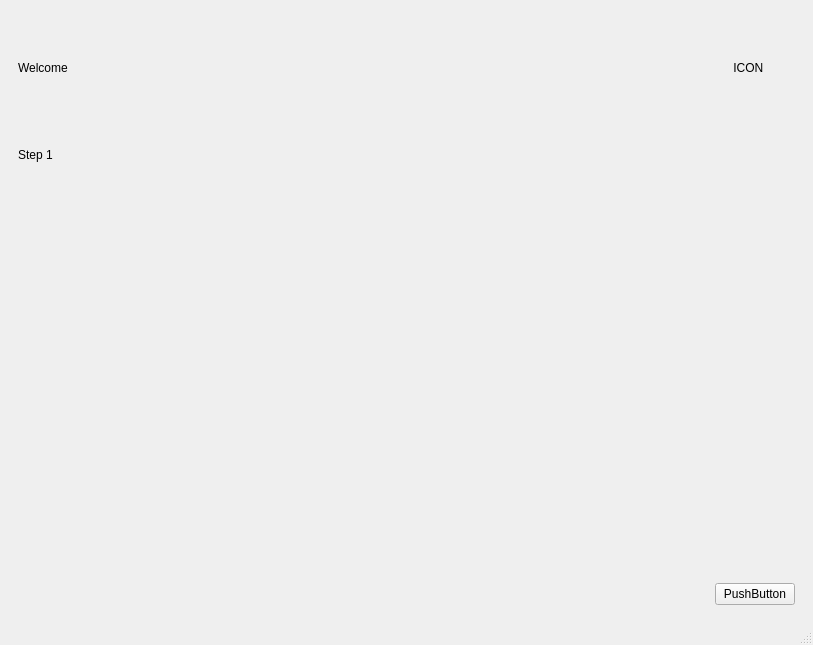
<?xml version="1.0" encoding="UTF-8"?>
<ui version="4.0">
 <class>MainWindow</class>
 <widget class="QMainWindow" name="MainWindow">
  <property name="geometry">
   <rect>
    <x>0</x>
    <y>0</y>
    <width>813</width>
    <height>645</height>
   </rect>
  </property>
  <property name="windowTitle">
   <string>MainWindow</string>
  </property>
  <widget class="QWidget" name="centralwidget">
   <layout class="QVBoxLayout" name="verticalLayout">
    <item>
     <widget class="QWidget" name="top_widdjet" native="true">
      <property name="minimumSize">
       <size>
        <width>0</width>
        <height>100</height>
       </size>
      </property>
      <layout class="QHBoxLayout" name="horizontalLayout" stretch="1,0">
       <item>
        <widget class="QLabel" name="label_welcome">
         <property name="text">
          <string>Welcome</string>
         </property>
        </widget>
       </item>
       <item>
        <widget class="QLabel" name="label_icon">
         <property name="minimumSize">
          <size>
           <width>100</width>
           <height>100</height>
          </size>
         </property>
         <property name="maximumSize">
          <size>
           <width>100</width>
           <height>100</height>
          </size>
         </property>
         <property name="text">
          <string>  ICON</string>
         </property>
         <property name="alignment">
          <set>Qt::AlignCenter</set>
         </property>
        </widget>
       </item>
      </layout>
     </widget>
    </item>
    <item>
     <widget class="Line" name="line">
      <property name="orientation">
       <enum>Qt::Vertical</enum>
      </property>
     </widget>
    </item>
    <item>
     <widget class="QStackedWidget" name="book_wodjet">
      <property name="currentIndex">
       <number>0</number>
      </property>
      <widget class="QWidget" name="page_1">
       <layout class="QVBoxLayout" name="verticalLayout_2" stretch="1,0">
        <item>
         <widget class="QLabel" name="label_step1">
          <property name="text">
           <string>Step 1</string>
          </property>
          <property name="alignment">
           <set>Qt::AlignLeading|Qt::AlignLeft|Qt::AlignTop</set>
          </property>
         </widget>
        </item>
        <item>
         <layout class="QHBoxLayout" name="button_layout" stretch="0,0">
          <item>
           <spacer name="horizontalSpacer">
            <property name="orientation">
             <enum>Qt::Horizontal</enum>
            </property>
            <property name="sizeHint" stdset="0">
             <size>
              <width>40</width>
              <height>20</height>
             </size>
            </property>
           </spacer>
          </item>
          <item>
           <widget class="QPushButton" name="next">
            <property name="text">
             <string>PushButton</string>
            </property>
           </widget>
          </item>
         </layout>
        </item>
       </layout>
      </widget>
      <widget class="QWidget" name="page_2">
       <layout class="QVBoxLayout" name="verticalLayout_6" stretch="0,0">
        <item>
         <widget class="QGroupBox" name="instal_settings">
          <property name="title">
           <string>Settings</string>
          </property>
          <layout class="QGridLayout" name="gridLayout">
           <item row="1" column="0">
            <widget class="QLabel" name="label_2">
             <property name="text">
              <string>Desktop Shortcut</string>
             </property>
             <property name="alignment">
              <set>Qt::AlignRight|Qt::AlignTrailing|Qt::AlignVCenter</set>
             </property>
            </widget>
           </item>
           <item row="0" column="1">
            <layout class="QHBoxLayout" name="horizontalLayout_2">
             <item>
              <widget class="QLineEdit" name="lineEdit"/>
             </item>
             <item>
              <widget class="QToolButton" name="toolButton">
               <property name="text">
                <string>...</string>
               </property>
              </widget>
             </item>
            </layout>
           </item>
           <item row="2" column="1">
            <widget class="QCheckBox" name="checkBox_1">
             <property name="text">
              <string/>
             </property>
            </widget>
           </item>
           <item row="0" column="0">
            <widget class="QLabel" name="label_browse">
             <property name="text">
              <string>Destanation</string>
             </property>
             <property name="alignment">
              <set>Qt::AlignRight|Qt::AlignTrailing|Qt::AlignVCenter</set>
             </property>
            </widget>
           </item>
           <item row="2" column="0">
            <widget class="QLabel" name="label_3">
             <property name="text">
              <string>Main Menu Shortcut</string>
             </property>
             <property name="alignment">
              <set>Qt::AlignRight|Qt::AlignTrailing|Qt::AlignVCenter</set>
             </property>
            </widget>
           </item>
           <item row="1" column="1">
            <widget class="QCheckBox" name="checkBox_2">
             <property name="text">
              <string/>
             </property>
            </widget>
           </item>
           <item row="3" column="1">
            <spacer name="verticalSpacer">
             <property name="orientation">
              <enum>Qt::Vertical</enum>
             </property>
             <property name="sizeHint" stdset="0">
              <size>
               <width>20</width>
               <height>40</height>
              </size>
             </property>
            </spacer>
           </item>
          </layout>
         </widget>
        </item>
        <item>
         <layout class="QHBoxLayout" name="buutton_layout">
          <item>
           <widget class="QPushButton" name="cancel">
            <property name="text">
             <string>PushButton</string>
            </property>
           </widget>
          </item>
          <item>
           <widget class="QPushButton" name="install">
            <property name="text">
             <string>PushButton</string>
            </property>
           </widget>
          </item>
         </layout>
        </item>
       </layout>
      </widget>
      <widget class="QWidget" name="page_3">
       <layout class="QVBoxLayout" name="verticalLayout_7">
        <item>
         <widget class="QGroupBox" name="groupBox">
          <property name="title">
           <string>logs</string>
          </property>
          <layout class="QVBoxLayout" name="verticalLayout_3">
           <item>
            <widget class="QProgressBar" name="progressBar">
             <property name="value">
              <number>24</number>
             </property>
            </widget>
           </item>
           <item>
            <widget class="QTextBrowser" name="textBrowser"/>
           </item>
          </layout>
         </widget>
        </item>
        <item>
         <layout class="QHBoxLayout" name="button_layout_2" stretch="0,0">
          <item>
           <spacer name="horizontalSpacer_2">
            <property name="orientation">
             <enum>Qt::Horizontal</enum>
            </property>
            <property name="sizeHint" stdset="0">
             <size>
              <width>40</width>
              <height>20</height>
             </size>
            </property>
           </spacer>
          </item>
          <item>
           <widget class="QPushButton" name="back">
            <property name="text">
             <string>PushButton</string>
            </property>
           </widget>
          </item>
         </layout>
        </item>
       </layout>
      </widget>
      <widget class="QWidget" name="page_4">
       <layout class="QVBoxLayout" name="verticalLayout_5">
        <item>
         <layout class="QHBoxLayout" name="horizontalLayout_3" stretch="0,1">
          <item>
           <widget class="QLabel" name="label_finish">
            <property name="minimumSize">
             <size>
              <width>100</width>
              <height>0</height>
             </size>
            </property>
            <property name="text">
             <string>ICON</string>
            </property>
            <property name="alignment">
             <set>Qt::AlignCenter</set>
            </property>
           </widget>
          </item>
          <item>
           <layout class="QVBoxLayout" name="verticalLayout_4" stretch="0,0,0">
            <property name="spacing">
             <number>6</number>
            </property>
            <property name="topMargin">
             <number>0</number>
            </property>
            <property name="bottomMargin">
             <number>0</number>
            </property>
            <item>
             <widget class="QLabel" name="label">
              <property name="sizePolicy">
               <sizepolicy hsizetype="Preferred" vsizetype="Expanding">
                <horstretch>0</horstretch>
                <verstretch>0</verstretch>
               </sizepolicy>
              </property>
              <property name="maximumSize">
               <size>
                <width>16777215</width>
                <height>16777100</height>
               </size>
              </property>
              <property name="baseSize">
               <size>
                <width>0</width>
                <height>100</height>
               </size>
              </property>
              <property name="autoFillBackground">
               <bool>false</bool>
              </property>
              <property name="text">
               <string>Complete</string>
              </property>
              <property name="alignment">
               <set>Qt::AlignLeading|Qt::AlignLeft|Qt::AlignTop</set>
              </property>
             </widget>
            </item>
            <item>
             <widget class="QCheckBox" name="checkBox_run_agio">
              <property name="text">
               <string>run_agio.desk</string>
              </property>
              <property name="checkable">
               <bool>false</bool>
              </property>
              <property name="autoRepeat">
               <bool>false</bool>
              </property>
             </widget>
            </item>
            <item>
             <widget class="QCheckBox" name="checkBox_open_settings">
              <property name="text">
               <string>open_settings</string>
              </property>
             </widget>
            </item>
           </layout>
          </item>
         </layout>
        </item>
        <item>
         <layout class="QHBoxLayout" name="button_layout_3" stretch="0,0,0">
          <item>
           <spacer name="horizontalSpacer_3">
            <property name="orientation">
             <enum>Qt::Horizontal</enum>
            </property>
            <property name="sizeHint" stdset="0">
             <size>
              <width>40</width>
              <height>20</height>
             </size>
            </property>
           </spacer>
          </item>
          <item>
           <widget class="QPushButton" name="doc_button">
            <property name="text">
             <string>view_doc</string>
            </property>
           </widget>
          </item>
          <item>
           <widget class="QPushButton" name="back_2">
            <property name="text">
             <string>finish</string>
            </property>
           </widget>
          </item>
         </layout>
        </item>
       </layout>
      </widget>
     </widget>
    </item>
   </layout>
  </widget>
  <widget class="QStatusBar" name="statusbar"/>
 </widget>
 <resources/>
 <connections/>
</ui>
